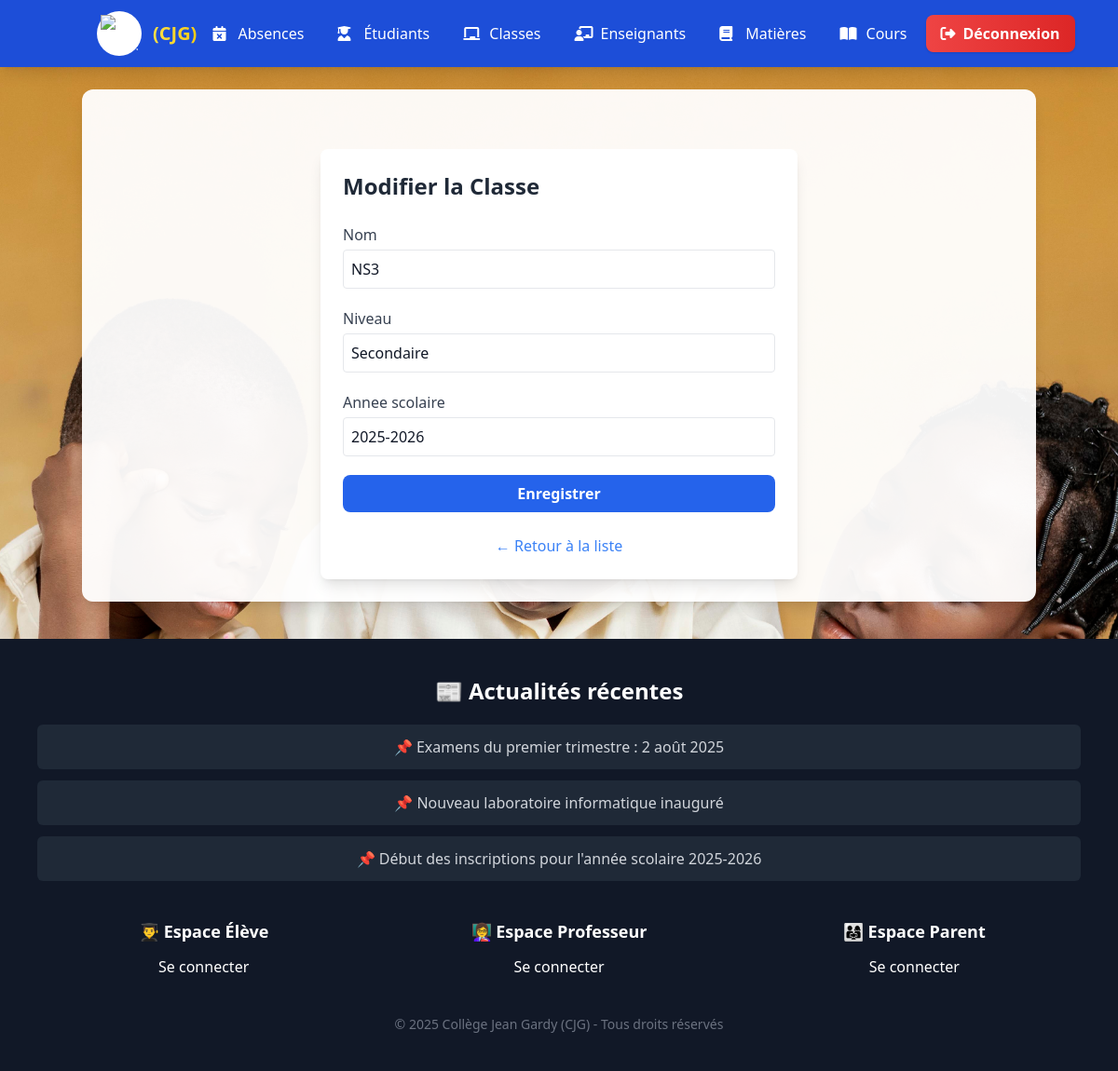
The page /classes/1/modifier/ (signed in) on the database its author committed.
### classes/models.py (models this page shows, shortened)
class Classe(models.Model):
    nom = models.CharField(max_length=100)
    niveau = models.CharField(max_length=100)
    annee_scolaire = models.CharField(max_length=20)

### classes/views.py (the view)
# urls.py: path('<int:pk>/modifier/', views.modifier_classe, name='modifier_classe'),
@login_required
def modifier_classe(request, pk):
    if not request.user.is_staff:
        return HttpResponseForbidden("Vous n'avez pas la permission d'accéder à cette page.")
    classe = get_object_or_404(Classe, pk=pk)
    if request.method == 'POST':
        form = ClasseForm(request.POST, instance=classe)
        if form.is_valid():
            form.save()
            return redirect('liste_classes')
    else:
        form = ClasseForm(instance=classe)
    return render(request, 'classes/modifier_classe.html', {'form': form})

### classes/forms.py
class ClasseForm(forms.ModelForm):
    class Meta:
        model = Classe
        fields = ['nom', 'niveau', 'annee_scolaire']
        widgets = {
            'nom': forms.TextInput(attrs={
                'class': 'form-control border rounded p-2 w-full',
                'placeholder': 'Nom de la classe'
            }),
            'niveau': forms.TextInput(attrs={
                'class': 'form-control border rounded p-2 w-full',
                'placeholder': 'Niveau (Ex: 3ème, Terminale...)'
            }),
            'annee_scolaire': forms.TextInput(attrs={
                'class': 'form-control border rounded p-2 w-full',
                'placeholder': 'Année scolaire (Ex: 2024-2025)'
            }),
        }

### classes/templates/classes/modifier_classe.html (shortened to what this page needs)
{% extends 'home.html' %}
{% block content %}
<div class="max-w-lg mx-auto bg-white shadow-lg rounded-lg p-6 mt-10">
    <h1 class="text-2xl font-bold text-gray-800 mb-6">Modifier la Classe</h1>
    <form method="post" class="space-y-5">
        {% for field in form %}
            <div>
                <label for="{{ field.id_for_label }}" class="block text-gray-700 font-medium mb-1">
                    {{ field.label }}
                </label>
                {{ field }}
            </div>
        {% endfor %}
        <button type="submit"
            class="w-full bg-blue-600 hover:bg-blue-700 text-white font-semibold py-2 px-4 rounded-lg transition duration-200">
            Enregistrer
        </button>
    </form>
    <a href="{% url 'liste_classes' %}"
       class="block mt-6 text-center text-blue-500 hover:underline">
       ← Retour à la liste
    </a>
</div>
{% endblock %}

### authentification/templates/base.html (style rules this page uses)
body { background-position: center; background-repeat: no-repeat; background-attachment: fixed; background-size: cover; transition: background-image 1s ease-in-out; }

### classes/templates/classes/modifier_classe.html (style rules this page uses)
input, select, textarea { @apply w-full border border-gray-300 rounded-lg px-3 py-2 focus:outline-none focus:ring-2 focus:ring-blue-500; }

### rows shown on the page
Classe: form "NS3" "Secondaire" "2025-2026"

### other values the page prints
{{ field.label }} "Nom" "Niveau" "Annee scolaire"
